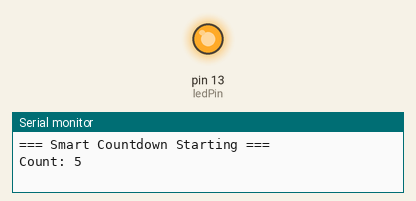
Recording of a sketch running on a simulated Arduino Uno, built with avr-gcc and run on an emulated ATmega328P. On the bench: output pins drawn as LEDs (lit = HIGH), the last lines printed to the serial monitor.

Above: at 0.1 s.
At 9.9 s:
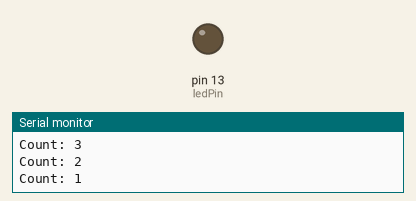
Timing chart, 0 to 11.4 s (numbered marks = the images above):
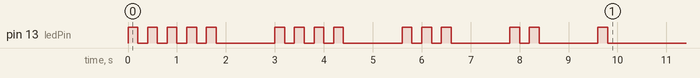

The sketch:

Assignment1_Elrold_Plange.ino.ino
```cpp
int startValue = 5;
int ledPin = 13;

void flashLED(int times) {
  for (int i = 1; i <= times; i++) {
    digitalWrite(ledPin, HIGH);
    delay(200);
    digitalWrite(ledPin, LOW);
    delay(200);
  }
}

void setup() {
  pinMode(ledPin, OUTPUT);
  Serial.begin(9600);
  Serial.println("=== Smart Countdown Starting ===");

  int count = startValue;
  while (count >= 1) {
    Serial.print("Count: ");
    Serial.println(count);
    flashLED(count);
    delay(1000);
    count = count - 1;
  }

  Serial.println("=== Countdown Complete ===");
}

void loop() {
  // empty — everything happens once in setup()
}
```
